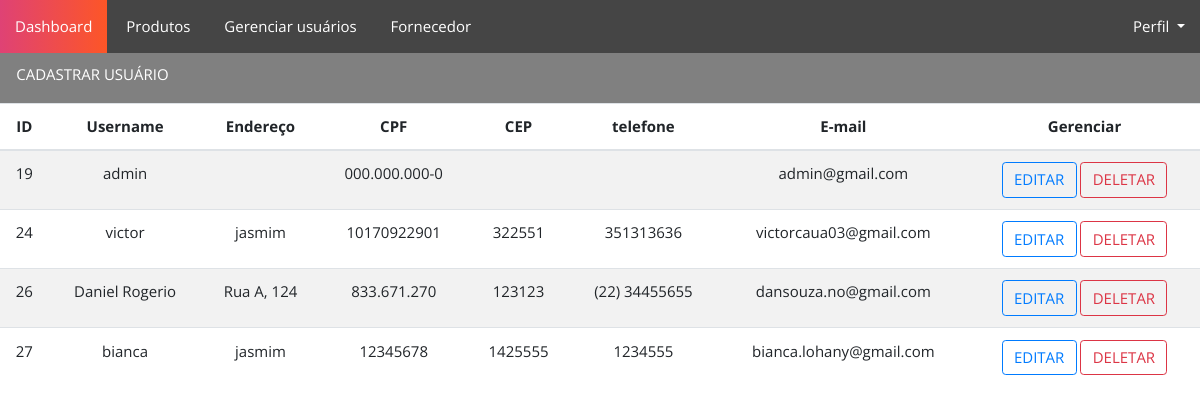
Page /funcionario/ on the earlier database version.
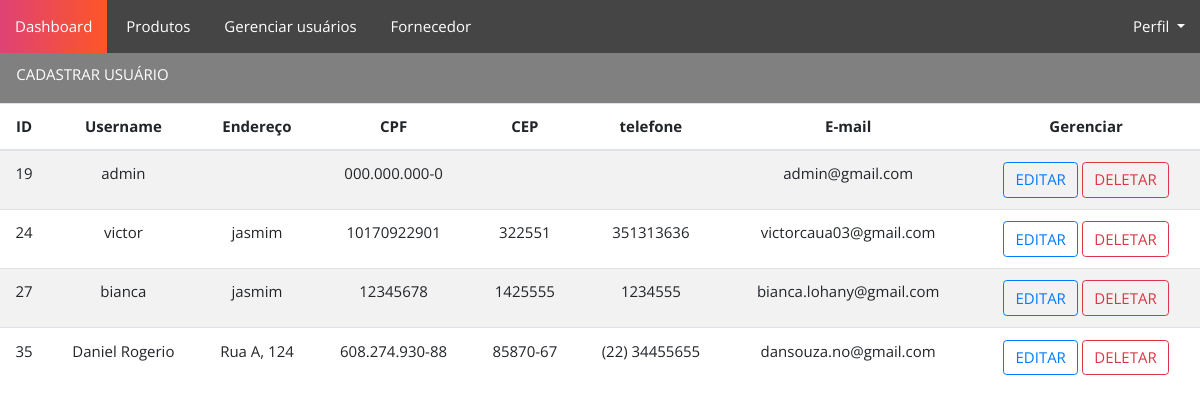
Same page on the later database version.
### CRUDfuncionario/models.py (models this page shows, shortened)
class Funcionario(AbstractUser):
    idFuncionario = models.AutoField(primary_key=True)
    nivelDeAcesso = models.IntegerField(default=1)
    enderecoFuncionario = models.CharField(max_length=30)
    CPF = CPFField('CPF',default='000.000.000-0')
    CEP = models.CharField(max_length=8, validators =[valida_cep])
    telefone = models.CharField(max_length=20)
    funcao = models.CharField(max_length=30)
    username = models.CharField(max_length=30,default='default_username', unique=True,
                                validators=[valida_texto])
    password = models.CharField(max_length=100, default='default_password')
    email = models.EmailField(unique=True, default='daniel@gmail.com',
                              validators = [EmailValidator(message="Insira um endereco de email valído")])

### CRUDfuncionario/views.py (the view)
# urls.py: path('', Funcionarios),
def Funcionarios(request):
    funcionarios = Funcionario.objects.all()
    return render(request, "funcionarios.html", {"funcionarios": funcionarios})

### CRUDfuncionario/templates/funcionarios.html (shortened to what this page needs)
{% extends 'base.html' %}
{% load static %}
{% block content%}
<link rel="stylesheet" href="{% static 'css/crudfuncionario.css' %}">
<div class="retangulo">
    <ul>
        <li>
            <button type="button" class="btn btn-transparent" data-toggle="modal" data-target=".bd-cadastro-modal-lg">
                CADASTRAR USUÁRIO
            </button>
        </li>
    </ul>
</div>
        <table class="table table-striped">
            <thead class="thead">
                <tr>
                    <th scope="col">ID</th>
                    <th scope="col">Username</th>
                    <th scope="col">Endereço</th>
                    <th scope="col">CPF</th>
                    <th scope="col">CEP</th>
                    <th scope="col">telefone</th>
                    <th scope="col">E-mail</th>
                    <th scope="col">Gerenciar</th>
                </tr>
            </thead>
            <tbody>
                {% for funcionario in funcionarios %}
                <tr>
                    <td>{{ funcionario.idFuncionario }}</td>
                    <td>{{ funcionario.username }}</td>
                    <td>{{ funcionario.enderecoFuncionario }}</td>
                    <td>{{ funcionario.CPF }}</td>
                    <td>{{ funcionario.CEP }}</td>
                    <td>{{ funcionario.telefone }}</td>
                    <td>{{ funcionario.email }}</td>
                    <td>
                        <a href="{% url 'editar_view' funcionario.idFuncionario %}" class="btn btn-outline-primary">EDITAR</a>
                        <a href="{% url 'delete_view' funcionario.idFuncionario %}" class="btn btn-outline-danger">DELETAR</a>
                    </td>
                </tr>
                {% endfor %}
            </tbody>
        </table>
{% endblock %}

### dashboard/templates/base.html (shortened to what this page needs)
{% load static %}
<!DOCTYPE html>
<html lang="en">
<head>
    <link rel="stylesheet" href="{% static 'css/base.css' %}">
</head>
<body>
    <link rel="stylesheet" href="https://stackpath.bootstrapcdn.com/bootstrap/4.3.1/css/bootstrap.min.css">
    <nav id="menu-horizontal">
        <ul>
            <li><a href="{% url 'telainicial' %}">Dashboard</a></li>
            <li><a href="{% url 'produtos' %}">Produtos</a></li>
            <li><a href="{% url 'funcionarios' %}">Gerenciar usuários</a></li>
            <li><a href="{% url 'fornecedor' %}">Fornecedor</a></li>
            <li class="nav-item dropdown">
                <a class="nav-link dropdown-toggle" href="#" id="navbarDropdown" role="button" data-bs-toggle="dropdown"="dropdown" aria-haspopup="true" aria-expanded="false">
                    Perfil
                </a>
            </li>
        </ul>
    </nav>
    {% block content %}
    {% endblock %}
</body>
</html>

### dashboard/Static/css/base.css (style rules this page uses)
* { margin:auto; padding: 0; box-sizing: border-box; font-family: 'Open Sans', sans-serif; font-size: 15px ; }
#menu-horizontal ul { list-style: none; padding: 0; background-color: #454545; margin: 0px; }
#menu-horizontal ul li { display: inline; }
#menu-horizontal ul li a { color: #fff; padding: 15px; display: inline-block; text-decoration: none; transition: background .3s; }
#menu-horizontal ul li:last-child a { float: right; }
dl, ol, ul { margin-top: 0; margin-bottom: auto; }

### CRUDfuncionario/static/css/crudfuncionario.css (style rules this page uses)
* { margin:auto; padding: 0; box-sizing: border-box; font-family: 'Open Sans', sans-serif; font-size: 15px; }
#menu-horizontal ul { list-style: none; padding: 0; background-color: #454545; margin: 0px; }
#menu-horizontal ul li { display: inline; }
#menu-horizontal ul li a { color: #fff; padding: 15px; display: inline-block; text-decoration: none; transition: background .3s; }
#menu-horizontal ul li:last-child a { float: right; }
.retangulo ul { height: 50px; background-color: grey; }
.retangulo ul li { display: inline; }
.btn-transparent { margin: 5px; background: transparent; border: none; transition: background .3s; color: white; }
.table thead th, .table tbody td { text-align: center; }
dl, ol, ul { margin-top: 0; margin-bottom: auto; }

Differences in the rows shown:
removed Funcionario: idFuncionario "26", username "Daniel Rogerio", enderecoFuncionario "Rua A, 124", CPF "833.671.270", CEP "123123", telefone "(22) 34455655", email "dansouza.no@gmail.com"
added Funcionario: idFuncionario "35", username "Daniel Rogerio", enderecoFuncionario "Rua A, 124", CPF "608.274.930-88", CEP "85870-67", telefone "(22) 34455655", email "dansouza.no@gmail.com"
